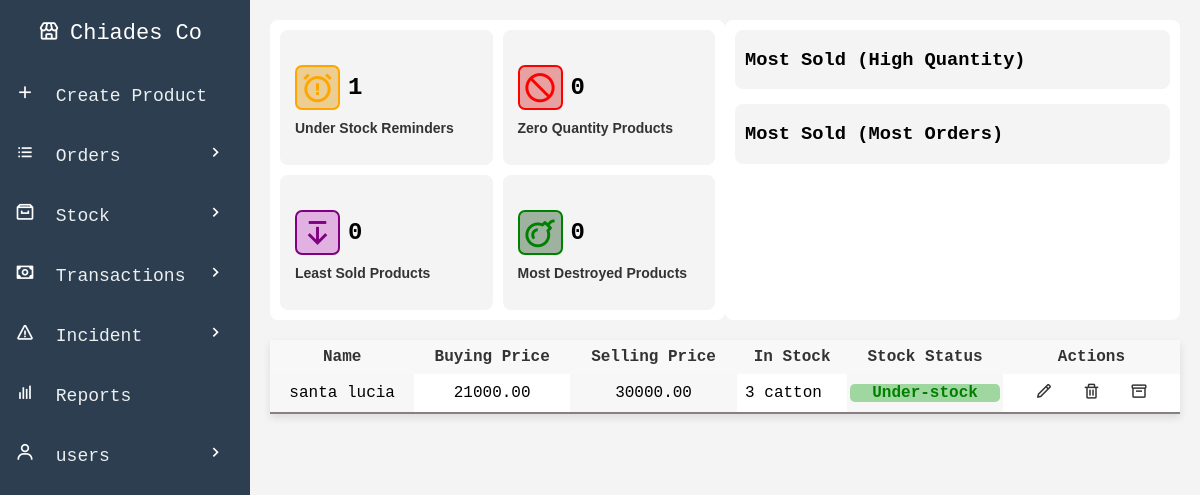
Page /products.php (signed in) on the committed database.
### tables this page shows
CREATE TABLE `products` (
  `product_id` int(11) NOT NULL,
  `company_id` int(100) DEFAULT NULL,
  `created_by` int(100) DEFAULT NULL,
  `name` varchar(50) DEFAULT NULL,
  `quantity` decimal(10,2) DEFAULT NULL,
  `quantified` varchar(20) DEFAULT NULL,
  `under_stock_reminder` decimal(10,2) DEFAULT NULL,
  `buying_price` decimal(10,2) DEFAULT NULL,
  `selling_price` decimal(10,2) DEFAULT NULL
);

### products.php (the view, shortened to what this page needs)
<?php
include 'db_connection.php';
$companyId = $_SESSION['company_id'];
$query = "SELECT * FROM products WHERE company_id = $companyId";
$result = mysqli_query($conn, $query);
$underStockQuery = "SELECT COUNT(*) AS under_stock_reminders FROM products WHERE company_id = $companyId AND quantity < under_stock_reminder";
$zeroQuantityQuery = "SELECT COUNT(*) AS zero_quantity_products FROM products WHERE company_id = $companyId AND quantity = 0";
$leastSoldQuery = "SELECT COUNT(DISTINCT name) AS least_sold_products FROM order_items WHERE company_id = $companyId GROUP BY name HAVING SUM(quantity) < 5";
$destroyedProductsQuery = "SELECT COUNT(*) AS most_destroyed_products FROM quantity_destroyed WHERE company_id = $companyId AND quantity_destroyed > 0";
$underStockResult = $conn->query($underStockQuery)->fetch_assoc()['under_stock_reminders'];
$zeroQuantityResult = $conn->query($zeroQuantityQuery)->fetch_assoc()['zero_quantity_products'];
$leastSoldResult = $conn->query($leastSoldQuery)->num_rows;
$destroyedProductsResult = $conn->query($destroyedProductsQuery)->fetch_assoc()['most_destroyed_products'];
?>
<!DOCTYPE html>
<html lang="en">
<head>
    <link rel="stylesheet" href="css/sidebar.css">
    <link rel="stylesheet" href="css/products.css">
</head>
<body>
<div class="main-content">
    <div class="tile-container">
        <div class="tile left-tile">
            <div class="room upper-left">
                <div class="icon-count">
                    <i class='bx bx-alarm-exclamation icon-under'></i>
                    <span class="count"><?= $underStockResult; ?></span>
                </div>
                <p class="label">Under Stock Reminders</p>
            </div>
            <div class="room upper-right">
                <div class="icon-count">
                    <i class='bx bx-block icon-zero'></i>
                    <span class="count"><?= $zeroQuantityResult; ?></span>
                </div>
                <p class="label">Zero Quantity Products</p>
            </div>
            <div class="room lower-left">
                <div class="icon-count">
                    <i class='bx bx-arrow-from-top icon-least'></i>
                    <span class="count"><?= $leastSoldResult; ?></span>
                </div>
                <p class="label">Least Sold Products</p>
            </div>
            <div class="room lower-right">
                <div class="icon-count">
                    <i class='bx bx-bomb icon-most'></i>
                    <span class="count"><?= $destroyedProductsResult; ?></span>
                </div>
                <p class="label">Most Destroyed Products</p>
            </div>
        </div>
        <div class="tile right-tile">
            <div class="list-section">
                <h3>Most Sold (High Quantity)</h3>
            </div>
            <div class="list-section">
                <h3>Most Sold (Most Orders)</h3>
            </div>
        </div>
    </div>
    <table class="products-table">
        <thead>
            <tr>
                <th>Name</th>
                <th>Buying Price</th>
                <th>Selling Price</th>
                <th>In Stock</th>
                <th>Stock Status</th>
                <th>Actions</th>
            </tr>
        </thead>
        <tbody>
            <?php while($row = mysqli_fetch_assoc($result)): ?>
                <?php
                    $productId = $row['product_id'];
                    $quantity = $row['quantity'];
                    $quantifiedAs = $row['quantified'];
                    $underStockReminder = $row['under_stock_reminder'];
                    $stockStatus = $quantity < $underStockReminder ? 'under-stock' : 'fine';
                    $wholeQuantity = floor($quantity);
                    $decimalQuantity = $quantity - $wholeQuantity;
                    if ($decimalQuantity > 0) {
                        $unitQuery = "
                            SELECT name, per_single_quantity, available_units
                            FROM units
                            WHERE product_id = $productId AND company_id = $companyId
                            ORDER BY per_single_quantity ASC
                            LIMIT 1
                        ";
                        $unitResult = mysqli_query($conn, $unitQuery);
                        $unitRow = mysqli_fetch_assoc($unitResult);
                        if ($unitRow) {
                            $decimalUnits = $decimalQuantity * $unitRow['per_single_quantity'];
                            $decimalUnits = floor($decimalUnits);
                            $quantityDisplay = $wholeQuantity . " " . $quantifiedAs . " and " . $decimalUnits . " " . $unitRow['name'];
                        } else {
                            $quantityDisplay = $wholeQuantity . " " . $quantifiedAs;
                        }
                    } else {
                        $quantityDisplay = $wholeQuantity . " " . $quantifiedAs;
                    }
                ?>
                <tr>
                    <td><?= $row['name']; ?></td>
                    <td><?= $row['buying_price']; ?></td>
                    <td><?= $row['selling_price']; ?></td>
                    <td style="text-align:left"> <?= $quantityDisplay; ?></td>
                    <td> <p class="stock-status <?= $stockStatus; ?>"><?= ucfirst($stockStatus); ?> </p> </td>
                    <td>
                        <a href="edit-product.php?id=<?= $row['product_id']; ?>" class="action-icon"><i class='bx bx-pencil'></i></a>
                        <a href="delete-product.php?id=<?= $row['product_id']; ?>" class="action-icon"><i class='bx bx-trash'></i></a>
                        <a href="view-create_units.php?id=<?= $row['product_id']; ?>" class="action-icon"><i class='bx bx-box'></i></a>
                    </td>
                </tr>
            <?php endwhile; ?>
        </tbody>
    </table>
</div>
</body>
</html>

### css/products.css (style rules this page uses)
body { font-family: 'Courier New', Courier, monospace; margin: 0; background-color: #f4f4f4; }
.main-content { margin-left: 250px; padding: 20px; }
.products-table { background-color: white; width: 100%; border-collapse: collapse; box-shadow: 0 4px 8px rgba(0, 0, 0, 0.1); }
.products-table th { padding: 8px; text-align: center; }
.products-table td { padding: 8px; text-align: center; }
.products-table thead { background-color: #f8f8f8; }
.products-table th { font-weight: bold; color: #333; }
.products-table tbody tr { transition: background-color 0.3s; border-bottom: 2px solid rgb(134, 128, 128); }
.products-table td:nth-child(odd) { background-color: #ffffff; }
.products-table td:nth-child(odd) { background-color: #f7f7f7; }
.action-icon { margin: 0 10px; color: #333; }
.action-icon i { font-size: 18px; }
.tile-container { display: flex; justify-content: space-around; margin-bottom: 20px; }
.tile { display: flex; flex-direction: row; background-color: #fff; border-radius: 8px; }
.left-tile { display: grid; grid-template-columns: 1fr 1fr; grid-template-rows: 1fr 1fr; gap: 10px; width: 500px; background-color: white; padding: 10px; }
.right-tile { display: flex; flex-direction: column; gap: 15px; width: 500px; padding: 10px; background-color: white; }
.room { display: flex; flex-direction: column; align-items: flex-start; background-color: #f4f4f4; padding: 35px 15px 15px 15px; border-radius: 8px; text-align: center; }
.icon-count { display: flex; align-items: center; gap: 8px; margin-bottom: 5px; }
.icon-most { font-size: 35px; border: 2px solid green; color: green; border-radius: 0.2em; padding: 3px; background-color: rgb(159, 178, 159); }
.icon-zero { font-size: 35px; border: 2px solid red; color: red; border-radius: 0.2em; padding: 3px; background-color: rgb(231, 161, 161) }
.icon-least { font-size: 35px; border: 2px solid purple; color: purple; border-radius: 0.2em; padding: 3px; background-color: rgb(225, 177, 225) }
.icon-under { font-size: 35px; border: 2px solid orange; color: orange; border-radius: 0.2em; padding: 3px; background-color: rgb(236, 205, 146) }
.count { font-size: 24px; font-weight: bold; color: black; }
.label { font-size: 14px; color: #333; margin-top: 5px; font-weight: bold; font-family: 'Gill Sans', 'Gill Sans MT', Calibri, 'Trebuchet MS', sans-serif; }
.list-section { background-color: #f4f4f4; border-radius: 8px; }
.list-section h3 { margin-left: 10px; }
.stock-status { font-weight: bold; margin: -5px -5px -5px -5px; }
.stock-status.under-stock { color: green; background-color: rgb(160, 214, 160); border-radius: 0.3em; }

### rows in the picture
products: name "santa lucia", buying_price "21000.00", selling_price "30000.00", quantityDisplay "3 catton", stockStatus "Under-stock"

### other values in the picture
$underStockResult "1"
$zeroQuantityResult "0"
$leastSoldResult "0"
$destroyedProductsResult "0"
